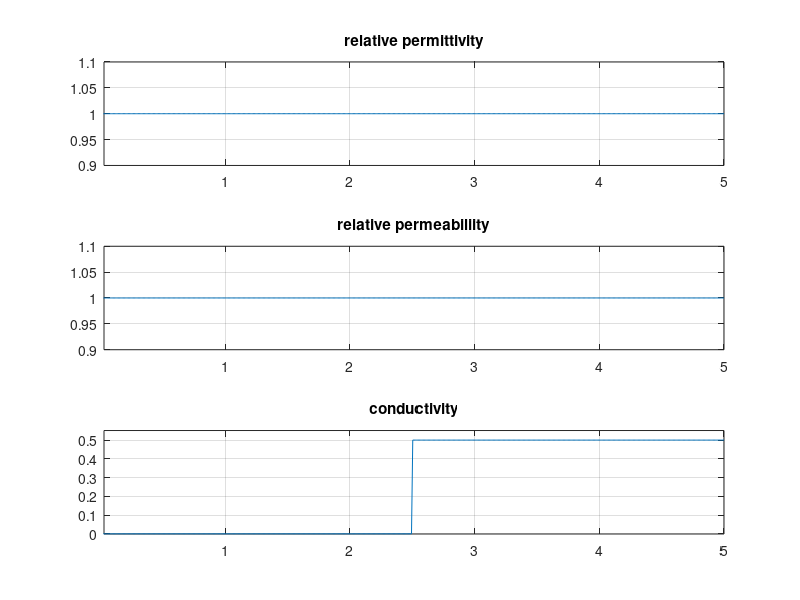

The MATLAB script that drew this image: (Note: this script raises an error after producing the figure.)

% The following is a modified version of fdtd_original.m obtained from
% https://www.mathworks.com/matlabcentral/fileexchange/7459-fdtd1d-m
% The additions include the ability to extract the field at certain
% locations and to define different runs.
% To speed up the run, comment out the plotting in the loop.

% The basics of the algorithm when sigma = 0 is described in
% https://my.ece.utah.edu/~ece6340/LECTURES/lecture%2014/FDTD.pdf
% See also
% http://www.astrosen.unam.mx/~aceves/Fisica_Computacional/ebooks/sullivan_emsimulation_fdtd.pdf

%%%%%%%%%%%%%%%%%%%%%%%%%%%%%%%%%%%%%%%%%%%%%%%%%%%%%%%%%%%%%%%%%%%%
%Scott Hudson, WSU Tri-Cities
%1D electromagnetic finite-difference time-domain (FDTD) program.
%Assumes Ey and Hz field components propagating in the x direction.
%Fields, permittivity, permeability, and conductivity
%are functions of x. Try changing the value of "profile".
%%%%%%%%%%%%%%%%%%%%%%%%%%%%%%%%%%%%%%%%%%%%%%%%%%%%%%%%%%%%%%%%%%%%

set(0,'DefaultFigureWindowStyle','docked');
%close all;
clear all;

L = 5;      % Domain length in meters
N = 500;    % # spatial samples in domain
x = linspace(0,L,N); % x coordinate of spatial samples

eps0 = 8.854e-12; %permittivity of free space
mu0 = pi*4e-7; %permeability of free space
animate = 0; % Live
run = 2;
if run == 0
    profile = 0; % eps = eps_o, mu = mu_o, sigma = 0.
    source = 2;  % Gaussian pulse at left boundary
    xg = L;
    Niter = 600; % # of iterations to perform
end
if run == 1
    profile = 5; % Step in conductivity
    source = 2;  % Gaussian pulse at left boundary
    xg = L/4;
    Niter = 300; % # of iterations to perform
end
if run == 2
    profile = 5; % Step in conductivity
    source = 1;  % sinusoid
    sigmac = 0.5;
    Niter = 700; % # of iterations to perform
    fs = 300e6; % Source frequency in Hz
    xg = L/2; % Position of change in conductivity
    xp = L/2; % Position of probe
    Ip = find(x >= xp,1)-1; % Index associated with xp
end
fprintf('\n')
Ig = find(x >= xg,1)-1;

ds = L/N; %spatial step in meters
dt = ds/300e6; % "magic time step"
showWKB=0; % if =1 then show WKB appromination at end

%scale factors for E and H
ae = ones(N,1)*dt/(ds*eps0);
am = ones(N,1)*dt/(ds*mu0);
as = ones(N,1);
epsr = ones(N,1);
mur= ones(N,1);
sigma = zeros(N,1);

%%%%%%%%%%%%%%%%%%%%%%%%%%%%%%%%%%%%%%%%%%%%%%%%%%%%%%%%%%%%%%%%%%%%%%%%%%%
%Here we specify the epsilon, sigma, and mu profiles. I've
%predefined some interesting examples. Try profile = 1,2,3,4,5,6 in sequence.
%You can define epsr(i), mur(i) (relative permittivity and permeability)
%and sigma(i) (conductivity) to be anything you want.
%%%%%%%%%%%%%%%%%%%%%%%%%%%%%%%%%%%%%%%%%%%%%%%%%%%%%%%%%%%%%%%%%%%%%%%%%%%

for i=1:N
   epsr(i) = 1;
   mur(i) = 1;
   w1 = 0.5;
   w2 = 1.5;
   if (profile == 0)
       % eps = eps_o, mu = mu_o, sigma = 0.
   end
   if (profile==1) %dielectric window
      if (abs(x(i)-L/2)<0.5) epsr(i)=4; end
   end
   if (profile==2)%dielectric window with smooth transition
   	if (abs(x(i)-L/2)<1.5) epsr(i)=1+3*(1+cos(pi*(abs(x(i)-L/2)-w1)/(w2-w1)))/2; end
      if (abs(x(i)-L/2)<0.5) epsr(i)=4; end
   end
   if (profile==3) %dielectric discontinuity
      if (x(i)>L/2) epsr(i) = 9; end
   end
  	if (profile==4) %dielectric disontinuity with 1/4-wave matching layer
      if (x(i)>(L/2-0.1443)) epsr(i) = 3; end 
      if (x(i)>L/2) epsr(i) = 9; end
   end
   if (profile==5) %conducting half space
      if (x(i)>=xg) sigma(i) = sigmac; end
      %if (x(i)>3*L/4) sigma(i) = sigmac; end
   end
   if (profile==6) %sinusoidal dielectric
      epsr(i) = 1+sin(2*pi*x(i)/L)^2;
   end
end
%%%%%%%%%%%%%%%%%%%%%%%%%%%%%%%%%%%%%%%%%%%%%%%%%%%%%%%%%%%%%%%%%%%%

ae = ae./epsr;
am = am./mur;
ae = ae./(1+dt*(sigma./epsr)/(2*eps0));
as = (1-dt*(sigma./epsr)/(2*eps0))./(1+dt*(sigma./epsr)/(2*eps0));

%plot the permittivity, permeability, and conductivity profiles
figure(1)
    subplot(3,1,1);
    plot(x,epsr);
    grid on;
    axis([3*ds L min(epsr)*0.9 max(epsr)*1.1]);
    title('relative permittivity');
    subplot(3,1,2);
    plot(x,mur);
    grid on;
    axis([3*ds L min(mur)*0.9 max(mur)*1.1]);
    title('relative permeabiliity');
    subplot(3,1,3);
    plot(x,sigma);
    grid on;
    axis([3*ds L min(sigma)*0.9-0.001 max(sigma)*1.1+0.001]);
    title('conductivity');
    drawnow
%initialize fields to zero
Hz = zeros(N,1);
Ey = zeros(N,1);

figure(2);clf
    set(gcf,'doublebuffer','on'); % For smoother graphics
    grid on;
    plot(x,Ey,'b');
    hold on;
    axis([3*ds L -2 2]);
    plot(x,377*Hz,'r');
    %legend('E_y','377H_z')

for iter=1:Niter
    % Source
    if source == 1
        % "smooth turn on" sinusoidal source 
        Ey(100) = Ey(100)+2*(1-exp(-((iter-1)/50)^2))*sin(2*pi*fs*dt*iter);
        %Ey(3) = sin(2*pi*fs*dt*iter); 
        %Ey(251) = sin(2*pi*fs*dt*iter);
        %Ey(100) = sin(2*pi*fs*dt*iter);
    end
    if source == 2
        % Gaussian pulse
        Ey(3)=exp(-((iter-10)/2)^2);
    end
    
    % The next 10 or so lines of code are where we actually integrate Maxwell's
    % equations. All the rest of the program is basically bookkeeping and plotting.
    Hz(1) = Hz(2); % Absorbing boundary conditions for left-propagating waves
    for i=2:N-1 % Update H field
      Hz(i) = Hz(i)-am(i)*(Ey(i+1)-Ey(i));
    end
    Ey(N) = Ey(N-1); % Absorbing boundary conditions for right-propagating waves
    for i=2:N-1 % Update E field
      Ey(i) = as(i)*Ey(i)-ae(i)*(Hz(i)-Hz(i-1));
    end
    
    Hz_Ip(iter) = Hz(Ip);
    Ey_Ip(iter) = Ey(Ip);

    if (animate || iter == Niter)
        figure(2);hold off;
           plot(x,Ey,'b');
           hold on;
           axis([3*ds L -2 2]);
           plot(x,377*Hz,'r');
           title('E_y (blue), 377H_z (red)');
           %legend('E_y','377H_z') % Slows down rendering
           xlabel('x [m]');
           p = patch([xg 5.0 5.0 xg],[-2.0 -2.0 2.0 2.0],[-1,-1,-1,-1],[0.5,0.5,0.5]);
           set(p,'FaceAlpha',0.5,'EdgeColor','none');
           drawnow;
           %pause(0);
    end

    if iter > 1
        fprintf('\b\b\b\b\b\b\b\b\b\b\b');
    end
    fprintf('Step = %04d',iter);

end
fprintf('\n');

figure(3);clf;hold on;box on;grid on;
    plot(Ey_Ip,'b');
    plot(377*Hz_Ip,'r');
    xlabel('step');
    legend('E_y','377H_z','Location','NorthWest')
    title(sprintf('At x = %.4f',x(Ip)));
    drawnow
    
%WKB prediction for the fields
if (showWKB==1)
	phase = cumsum((epsr).^0.5)*ds;
	beta0 = 2*pi*fs/(300e6);
   theory = sin(2*pi*fs*(Niter+4)*dt-beta0*phase)./(epsr.^0.25);
   input('press enter to show WKB theory');
   plot(x,theory,'b.');
   theory = sin(2*pi*fs*(Niter+4)*dt-beta0*phase).*(epsr.^0.25);
   plot(x,theory,'r.');
   title('E (blue), 377*H (red), WKB theory (points)');
end
